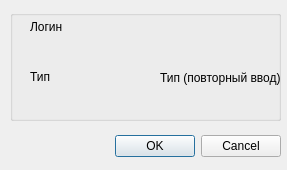
<?xml version="1.0" encoding="UTF-8"?>
<ui version="4.0">
 <class>add_SQL_user_form</class>
 <widget class="QDialog" name="add_SQL_user_form">
  <property name="geometry">
   <rect>
    <x>0</x>
    <y>0</y>
    <width>287</width>
    <height>170</height>
   </rect>
  </property>
  <property name="windowTitle">
   <string>Dialog</string>
  </property>
  <widget class="QDialogButtonBox" name="buttonBox">
   <property name="geometry">
    <rect>
     <x>80</x>
     <y>130</y>
     <width>201</width>
     <height>32</height>
    </rect>
   </property>
   <property name="orientation">
    <enum>Qt::Horizontal</enum>
   </property>
   <property name="standardButtons">
    <set>QDialogButtonBox::Cancel|QDialogButtonBox::Ok</set>
   </property>
  </widget>
  <widget class="QGroupBox" name="groupBox">
   <property name="geometry">
    <rect>
     <x>10</x>
     <y>10</y>
     <width>271</width>
     <height>111</height>
    </rect>
   </property>
   <property name="title">
    <string/>
   </property>
   <widget class="My_lineEdit" name="lineEdit" native="true">
    <property name="geometry">
     <rect>
      <x>20</x>
      <y>30</y>
      <width>113</width>
      <height>20</height>
     </rect>
    </property>
   </widget>
   <widget class="QLabel" name="label">
    <property name="geometry">
     <rect>
      <x>20</x>
      <y>10</y>
      <width>47</width>
      <height>13</height>
     </rect>
    </property>
    <property name="text">
     <string>Логин</string>
    </property>
   </widget>
   <widget class="QLabel" name="label_2">
    <property name="geometry">
     <rect>
      <x>20</x>
      <y>60</y>
      <width>47</width>
      <height>13</height>
     </rect>
    </property>
    <property name="text">
     <string>Тип</string>
    </property>
   </widget>
   <widget class="My_lineEdit" name="lineEdit_2" native="true">
    <property name="geometry">
     <rect>
      <x>20</x>
      <y>80</y>
      <width>113</width>
      <height>20</height>
     </rect>
    </property>
   </widget>
   <widget class="QLabel" name="label_3">
    <property name="geometry">
     <rect>
      <x>150</x>
      <y>60</y>
      <width>121</width>
      <height>16</height>
     </rect>
    </property>
    <property name="text">
     <string>Тип (повторный ввод)</string>
    </property>
   </widget>
   <widget class="My_lineEdit" name="lineEdit_3" native="true">
    <property name="geometry">
     <rect>
      <x>150</x>
      <y>80</y>
      <width>113</width>
      <height>20</height>
     </rect>
    </property>
   </widget>
  </widget>
 </widget>
 <customwidgets>
  <customwidget>
   <class>My_lineEdit</class>
   <extends>QWidget</extends>
   <header>my/my_lineedit.h</header>
  </customwidget>
 </customwidgets>
 <resources/>
 <connections>
  <connection>
   <sender>buttonBox</sender>
   <signal>accepted()</signal>
   <receiver>add_SQL_user_form</receiver>
   <slot>accept()</slot>
   <hints>
    <hint type="sourcelabel">
     <x>248</x>
     <y>254</y>
    </hint>
    <hint type="destinationlabel">
     <x>157</x>
     <y>274</y>
    </hint>
   </hints>
  </connection>
  <connection>
   <sender>buttonBox</sender>
   <signal>rejected()</signal>
   <receiver>add_SQL_user_form</receiver>
   <slot>reject()</slot>
   <hints>
    <hint type="sourcelabel">
     <x>316</x>
     <y>260</y>
    </hint>
    <hint type="destinationlabel">
     <x>286</x>
     <y>274</y>
    </hint>
   </hints>
  </connection>
 </connections>
</ui>
